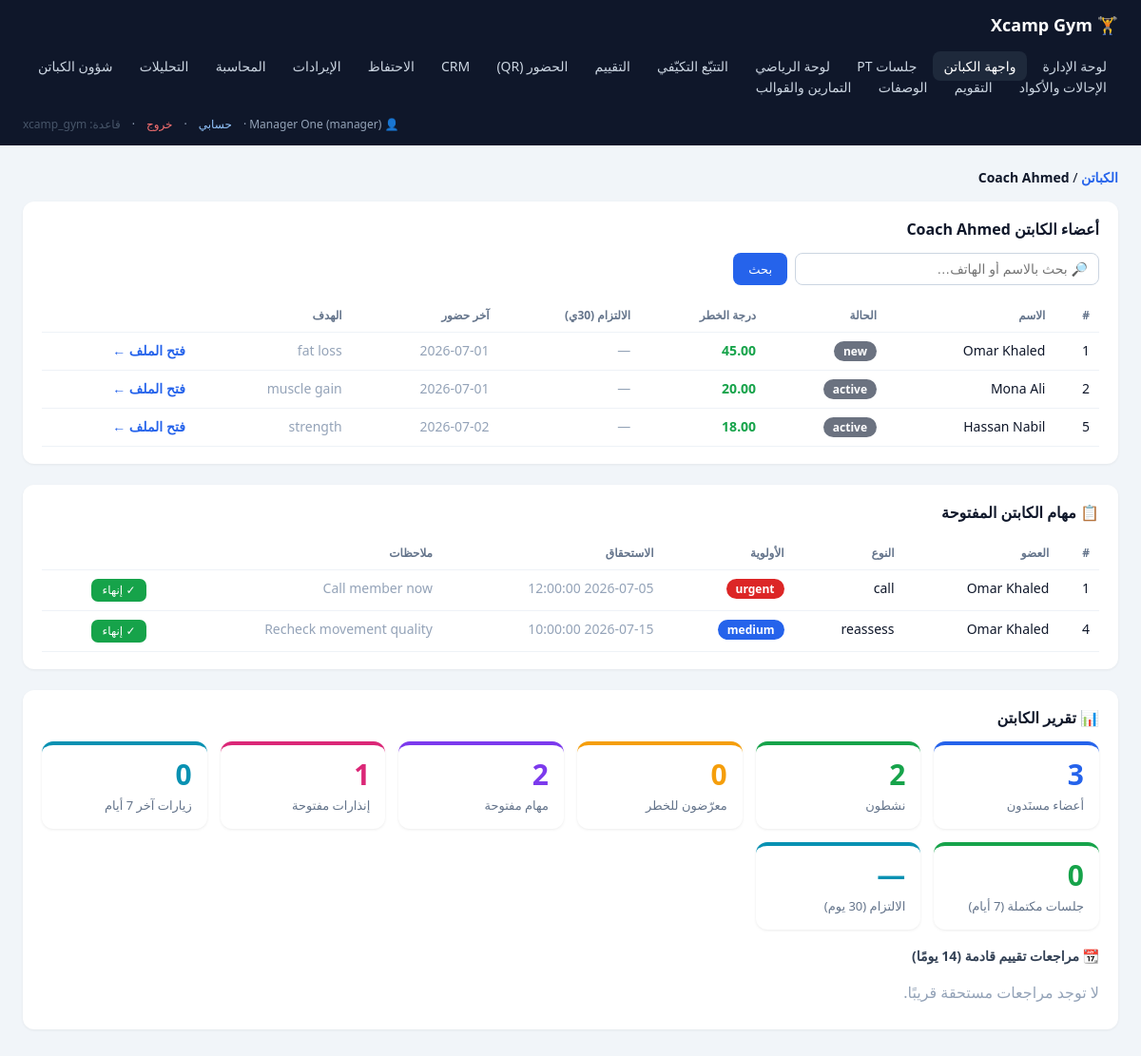
The app's page /dashboard/captains.php?coach=1 (signed in) with its own data.
### tables this page shows
CREATE TABLE coaches (
  coach_id BIGINT UNSIGNED AUTO_INCREMENT PRIMARY KEY,
  user_id BIGINT UNSIGNED NULL UNIQUE,
  full_name VARCHAR(150) NOT NULL,
  phone VARCHAR(30),
  specialty VARCHAR(150),
  active TINYINT(1) NOT NULL DEFAULT 1,
  created_at TIMESTAMP NOT NULL DEFAULT CURRENT_TIMESTAMP,
  updated_at TIMESTAMP NOT NULL DEFAULT CURRENT_TIMESTAMP ON UPDATE CURRENT_TIMESTAMP,
  CONSTRAINT fk_coaches_user FOREIGN KEY (user_id) REFERENCES users(user_id)
    ON DELETE SET NULL ON UPDATE CASCADE
);

CREATE TABLE members (
  member_id BIGINT UNSIGNED AUTO_INCREMENT PRIMARY KEY,
  full_name VARCHAR(150) NOT NULL,
  gender ENUM('male','female','other') NULL,
  birth_date DATE NULL,
  phone VARCHAR(30) UNIQUE,
  email VARCHAR(191) UNIQUE,
  address VARCHAR(255) NULL,
  job_title VARCHAR(120) NULL,
  join_date DATE NOT NULL,
  status ENUM('new','onboarding','active','corrective','at_risk','paused','expired','reactivated','upgraded')
    NOT NULL DEFAULT 'new',
  preferred_time VARCHAR(50) NULL,
  goal_summary VARCHAR(255) NULL,
  coach_id BIGINT UNSIGNED NULL,
  notes TEXT NULL,
  created_at TIMESTAMP NOT NULL DEFAULT CURRENT_TIMESTAMP,
  updated_at TIMESTAMP NOT NULL DEFAULT CURRENT_TIMESTAMP ON UPDATE CURRENT_TIMESTAMP,
  CONSTRAINT fk_members_coach FOREIGN KEY (coach_id) REFERENCES coaches(coach_id)
    ON DELETE SET NULL ON UPDATE CASCADE
);

CREATE TABLE tasks (
  task_id BIGINT UNSIGNED AUTO_INCREMENT PRIMARY KEY,
  member_id BIGINT UNSIGNED NULL,
  coach_id BIGINT UNSIGNED NULL,
  flag_id BIGINT UNSIGNED NULL,
  task_type ENUM('call','whatsapp','reassess','program_update','payment_followup','medical_referral','manager_review','renewal') NOT NULL,
  priority ENUM('low','medium','high','urgent') NOT NULL DEFAULT 'medium',
  status ENUM('open','doing','done','cancelled') NOT NULL DEFAULT 'open',
  due_at DATETIME NULL,
  completed_at DATETIME NULL,
  notes TEXT NULL,
  created_at TIMESTAMP NOT NULL DEFAULT CURRENT_TIMESTAMP,
  updated_at TIMESTAMP NOT NULL DEFAULT CURRENT_TIMESTAMP ON UPDATE CURRENT_TIMESTAMP,
  CONSTRAINT fk_tasks_member FOREIGN KEY (member_id) REFERENCES members(member_id)
    ON DELETE SET NULL ON UPDATE CASCADE,
  CONSTRAINT fk_tasks_coach FOREIGN KEY (coach_id) REFERENCES coaches(coach_id)
    ON DELETE SET NULL ON UPDATE CASCADE,
  CONSTRAINT fk_tasks_flag FOREIGN KEY (flag_id) REFERENCES retention_flags(flag_id)
    ON DELETE SET NULL ON UPDATE CASCADE
);

### dashboard/captains.php (the view, shortened to what this page needs)
<?php
require __DIR__ . '/db.php';
$me = require_login();
try { $pdo = db(); } catch (Throwable $e) { $error = $e->getMessage(); }
$coachId  = isset($_GET['coach'])  ? (int)$_GET['coach']  : 0;
$memberId = isset($_GET['member']) ? (int)$_GET['member'] : 0;
$isCoach = ($me['role'] === 'coach');
$coach = $pdo->prepare("SELECT * FROM coaches WHERE coach_id = ?");
$coach->execute([$coachId]);
$coach = $coach->fetch();
if (!$memberId) {
    $q = trim($_GET['q'] ?? '');
    $sql = "SELECT m.member_id, m.full_name, m.status, m.goal_summary,
                   (SELECT MAX(a.attendance_date) FROM daily_attendance a WHERE a.member_id = m.member_id AND a.attended = 1) AS last_att,
                   (SELECT a2.risk_score FROM assessments a2 WHERE a2.member_id = m.member_id ORDER BY a2.assessment_date DESC LIMIT 1) AS risk,
                   (SELECT SUM(ws.completion_status = 'completed') FROM workout_sessions ws JOIN workout_plans wp ON wp.workout_plan_id = ws.workout_plan_id
                     WHERE wp.member_id = m.member_id AND ws.session_date BETWEEN DATE_SUB(CURDATE(), INTERVAL 30 DAY) AND CURDATE()) AS comp_done,
                   (SELECT COUNT(*) FROM workout_sessions ws JOIN workout_plans wp ON wp.workout_plan_id = ws.workout_plan_id
                     WHERE wp.member_id = m.member_id AND ws.session_date BETWEEN DATE_SUB(CURDATE(), INTERVAL 30 DAY) AND CURDATE()) AS comp_total
            FROM members m WHERE m.coach_id = ?";
    $args = [$coachId];
    $members = $pdo->prepare($sql . " ORDER BY m.member_id");
    $members->execute($args);
    $members = $members->fetchAll();
    if (!$isCoach) echo '<div class="crumb"><a class="link" href="captains.php">الكباتن</a> / <strong>' . h($coach['full_name']) . '</strong></div>';
    echo '<section><h2>أعضاء الكابتن ' . h($coach['full_name']) . '</h2>';
    echo '<form method="get" style="display:flex;gap:8px;margin-bottom:14px">'
       . '<input type="hidden" name="coach" value="' . $coachId . '">'
       . '<input name="q" value="' . h($q) . '" placeholder="🔎 بحث بالاسم أو الهاتف…" style="flex:1;max-width:320px;padding:8px 11px;border:1px solid #cbd5e1;border-radius:8px;font-size:14px">'
       . '<button type="submit" style="background:#2563eb;color:#fff;border:0;padding:8px 16px;border-radius:8px;font-size:13px;cursor:pointer">بحث</button>'
       . ($q !== '' ? '<a class="link" href="captains.php?coach=' . $coachId . '" style="align-self:center;font-size:13px">إلغاء</a>' : '')
       . '</form>';
    if (!$members) echo '<div class="empty">' . ($q !== '' ? 'لا نتائج مطابقة للبحث.' : 'لا يوجد أعضاء مسنَدون.') . '</div>';
    else {
        echo '<table><tr><th>#</th><th>الاسم</th><th>الحالة</th><th>درجة الخطر</th><th>الالتزام (30ي)</th><th>آخر حضور</th><th>الهدف</th><th></th></tr>';
        foreach ($members as $m) {
            $riskColor = $m['risk'] === null ? '#94a3b8' : ($m['risk'] >= 80 ? '#dc2626' : ($m['risk'] >= 60 ? '#f59e0b' : '#16a34a'));
            if ((int)$m['comp_total'] > 0) {
                $pct = round(100 * (int)$m['comp_done'] / (int)$m['comp_total']);
                $cColor = $pct >= 75 ? '#16a34a' : ($pct >= 50 ? '#f59e0b' : '#dc2626');
                $compCell = '<strong style="color:' . $cColor . '">' . $pct . '%</strong> <span class="muted" style="font-size:11px">(' . (int)$m['comp_done'] . '/' . (int)$m['comp_total'] . ')</span>';
            } else {
                $compCell = '<span class="muted">—</span>';
            }
            echo '<tr><td>' . h($m['member_id']) . '</td><td>' . h($m['full_name']) . '</td><td><span class="badge">' . h($m['status']) . '</span></td>' .
                 '<td><strong style="color:' . $riskColor . '">' . h($m['risk'] ?? '—') . '</strong></td>' .
                 '<td>' . $compCell . '</td>' .
                 '<td class="muted">' . h($m['last_att'] ?? '—') . '</td><td class="muted">' . h($m['goal_summary']) .
                 '</td><td><a class="link" href="captains.php?coach=' . $coachId . '&member=' . (int)$m['member_id'] . '">فتح الملف ←</a></td></tr>';
        }
        echo '</table>';
    }
    echo '</section>';
    $ctasks = $pdo->prepare("SELECT t.task_id, t.task_type, t.priority, t.status, t.due_at, t.notes, m.full_name AS member_name
                             FROM tasks t LEFT JOIN members m ON m.member_id = t.member_id
                             WHERE t.coach_id = ? AND t.status IN ('open','doing')
                             ORDER BY FIELD(t.priority,'urgent','high','medium','low'), t.due_at");
    $ctasks->execute([$coachId]);
    $ctasks = $ctasks->fetchAll();
    $prB = ['urgent'=>'#dc2626','high'=>'#f59e0b','medium'=>'#2563eb','low'=>'#6b7280'];
    echo '<section><h2>📋 مهام الكابتن المفتوحة</h2>';
    if (!$ctasks) echo '<div class="empty">لا توجد مهام مفتوحة. 🎉</div>';
    else {
        echo '<table><tr><th>#</th><th>العضو</th><th>النوع</th><th>الأولوية</th><th>الاستحقاق</th><th>ملاحظات</th><th></th></tr>';
        foreach ($ctasks as $t) {
            echo '<tr><td>' . h($t['task_id']) . '</td><td>' . h($t['member_name'] ?? '—') . '</td><td>' . h($t['task_type']) .
                 '</td><td><span class="badge" style="background:' . ($prB[$t['priority']] ?? '#6b7280') . '">' . h($t['priority']) . '</span></td>' .
                 '<td class="muted">' . h($t['due_at'] ?? '') . '</td><td class="muted">' . h($t['notes']) . '</td>' .
                 '<td><form method="post" style="margin:0">' . csrf_field() . '<input type="hidden" name="action" value="complete_task">' .
                 '<input type="hidden" name="task_id" value="' . (int)$t['task_id'] . '">' .
                 '<button type="submit" style="background:#16a34a;color:#fff;border:0;padding:5px 12px;border-radius:7px;font-size:12px;cursor:pointer">✓ إنهاء</button></form></td></tr>';
        }
        echo '</table>';
    }
    echo '</section>';
    $rep = $pdo->prepare("SELECT
        COUNT(*) AS total,
        SUM(CASE WHEN m.status IN ('active','onboarding','reactivated','upgraded') THEN 1 ELSE 0 END) AS active_cnt,
        SUM(CASE WHEN m.status IN ('at_risk','corrective') THEN 1 ELSE 0 END) AS risk_cnt,
        (SELECT COUNT(*) FROM retention_flags rf JOIN members m2 ON m2.member_id = rf.member_id
          WHERE m2.coach_id = c.cid AND rf.status IN ('open','in_progress')) AS open_flags,
        (SELECT COUNT(*) FROM daily_attendance a JOIN members m3 ON m3.member_id = a.member_id
          WHERE m3.coach_id = c.cid AND a.attended = 1 AND a.attendance_date >= DATE_SUB(CURDATE(), INTERVAL 7 DAY)) AS visits_7d,
        (SELECT COUNT(*) FROM workout_sessions ws JOIN workout_plans wp ON wp.workout_plan_id = ws.workout_plan_id
          WHERE wp.coach_id = c.cid AND ws.completion_status = 'completed'
            AND ws.session_date >= DATE_SUB(CURDATE(), INTERVAL 7 DAY)) AS done_sessions_7d
        FROM (SELECT ? AS cid) c LEFT JOIN members m ON m.coach_id = c.cid GROUP BY c.cid");
    $rep->execute([$coachId]);
    $rep = $rep->fetch() ?: [];
    $reviews = $pdo->prepare("SELECT m.member_id, m.full_name, MAX(a.next_review_date) AS review_date
                              FROM assessments a JOIN members m ON m.member_id = a.member_id
                              WHERE m.coach_id = ? AND a.next_review_date BETWEEN CURDATE() AND DATE_ADD(CURDATE(), INTERVAL 14 DAY)
                              GROUP BY m.member_id, m.full_name ORDER BY review_date");
    $reviews->execute([$coachId]);
    $reviews = $reviews->fetchAll();
    $comp = $pdo->prepare("SELECT SUM(ws.completion_status = 'completed') AS d, COUNT(*) AS t
                           FROM workout_sessions ws
                           JOIN workout_plans wp ON wp.workout_plan_id = ws.workout_plan_id
                           JOIN members m ON m.member_id = wp.member_id
                           WHERE m.coach_id = ? AND ws.session_date BETWEEN DATE_SUB(CURDATE(), INTERVAL 30 DAY) AND CURDATE()");
    $comp->execute([$coachId]);
    $comp = $comp->fetch();
    $compPct = ((int)($comp['t'] ?? 0)) > 0 ? round(100 * (int)$comp['d'] / (int)$comp['t']) . '%' : '—';
    $repCards = [
        ['أعضاء مسنَدون', $rep['total'] ?? 0, '#2563eb'],
        ['نشطون', $rep['active_cnt'] ?? 0, '#16a34a'],
        ['معرّضون للخطر', $rep['risk_cnt'] ?? 0, '#f59e0b'],
        ['مهام مفتوحة', count($ctasks), '#7c3aed'],
        ['إنذارات مفتوحة', $rep['open_flags'] ?? 0, '#db2777'],
        ['زيارات آخر 7 أيام', $rep['visits_7d'] ?? 0, '#0891b2'],
        ['جلسات مكتملة (7 أيام)', $rep['done_sessions_7d'] ?? 0, '#16a34a'],
        ['الالتزام (30 يوم)', $compPct, '#0891b2'],
    ];
    echo '<section><h2>📊 تقرير الكابتن</h2><div class="kpis" style="margin-bottom:8px">';
    foreach ($repCards as [$l, $n, $clr]) {
        echo '<div class="card" style="--c:' . $clr . '"><div class="n" style="color:' . $clr . '">' . h($n) . '</div><div class="l">' . h($l) . '</div></div>';
    }
    echo '</div>';
    echo '<h3>📆 مراجعات تقييم قادمة (14 يومًا)</h3>';
    if (!$reviews) echo '<div class="empty">لا توجد مراجعات مستحقة قريبًا.</div>';
    echo '</section>';
    page_foot(); exit;
}
?>

### dashboard/db.php (style rules this page uses)
* { box-sizing: border-box; }
html, body { overflow-x: hidden; }
body { margin:0; font-family: system-ui, "Segoe UI", Tahoma, sans-serif; background:#f1f5f9; color:#0f172a; max-width:100%; }
.kpis { display:grid; grid-template-columns:repeat(auto-fit,minmax(150px,1fr)); gap:14px; margin-bottom:26px; }
.card { background:#fff; border-radius:12px; padding:16px; box-shadow:0 1px 3px rgba(0,0,0,.08); border-top:4px solid var(--c,#2563eb); }
.card .n { font-size:30px; font-weight:800; line-height:1; }
.card .l { color:#64748b; font-size:13px; margin-top:8px; }
section { background:#fff; border-radius:12px; padding:18px 20px; margin-bottom:22px; box-shadow:0 1px 3px rgba(0,0,0,.06); }
section h2 { margin:0 0 14px; font-size:16px; }
section h3 { margin:18px 0 8px; font-size:14px; color:#334155; }
table { width:100%; border-collapse:collapse; font-size:14px; }
th, td { text-align:right; padding:9px 10px; border-bottom:1px solid #eef2f7; vertical-align:top; }
th { color:#64748b; font-weight:600; font-size:12px; }
a.link { color:#2563eb; text-decoration:none; font-weight:600; }
.badge { display:inline-block; padding:2px 10px; border-radius:999px; color:#fff; font-size:12px; font-weight:600; background:#6b7280; }
.muted { color:#94a3b8; }
.empty { color:#94a3b8; padding:10px 0; }
.crumb { margin-bottom:16px; font-size:14px; }

### records on screen
coaches: full_name "Coach Ahmed"
members: member_id "1", full_name "Omar Khaled", status "new", risk "45.00", last_att "2026-07-01", goal_summary "fat loss"
members: member_id "2", full_name "Mona Ali", status "active", risk "20.00", last_att "2026-07-01", goal_summary "muscle gain"
members: member_id "5", full_name "Hassan Nabil", status "active", risk "18.00", last_att "2026-07-02", goal_summary "strength"
tasks: task_id "1", member.full_name "Omar Khaled", task_type "call", priority "urgent", due_at "2026-07-05 12:00:00", notes "Call member now"
tasks: task_id "4", member.full_name "Omar Khaled", task_type "reassess", priority "medium", due_at "2026-07-15 10:00:00", notes "Recheck movement quality"

### other values on screen
$u['name'] "Manager One"
$u['role'] "manager"
$db "xcamp_gym"
$n "3"
$l "أعضاء مسنَدون"
$n "2"
$l "نشطون"
$n "0"
$l "معرّضون للخطر"
$l "مهام مفتوحة"
$n "1"
$l "إنذارات مفتوحة"
$l "زيارات آخر 7 أيام"
$l "جلسات مكتملة (7 أيام)"
$n "—"
